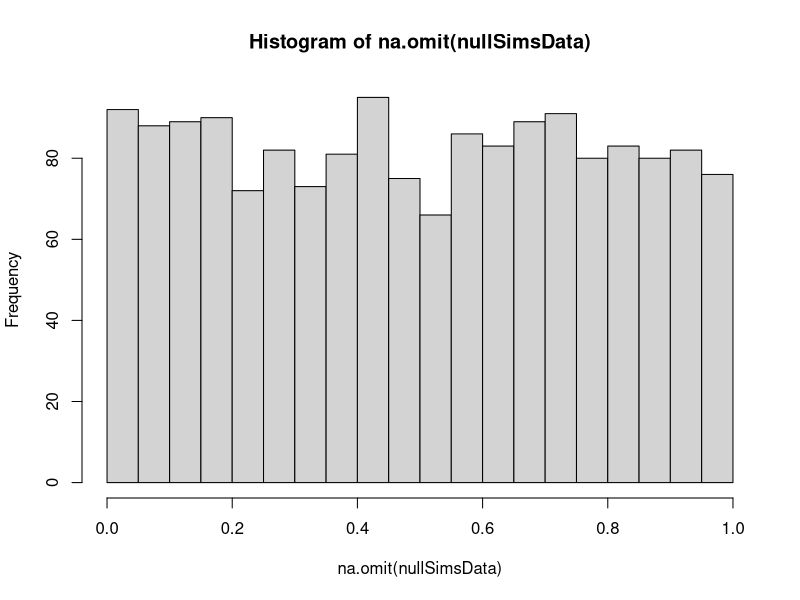

Here is the R script that generated this plot: (Note: a time limit stopped this script after it produced the figure.)
library(MASS)
set.seed(1236415)

cormat_alternative <- matrix(nrow = 11, byrow = T,
                          data = c(1, 0, 0, 0, 0, 0, 0, 0, 0, 0, 0,
                                   .5, 1, 0, 0, 0, 0, 0, 0, 0, 0, 0,
                                   .5, .5, 1, 0, 0, 0, 0, 0, 0, 0, 0,
                                   .5, .5, .5, 1, 0, 0, 0, 0, 0, 0, 0,
                                   .5, .5, .5, .5, 1, 0, 0, 0, 0, 0, 0,
                                   0, 0, 0, 0, 0, 1, 0, 0, 0, 0, 0,
                                   0, 0, 0, 0, 0, .5, 1, 0, 0, 0, 0,
                                   0, 0, 0, 0, 0, .5, .5, 1, 0, 0, 0,
                                   0, 0, 0, 0, 0, .5, .5, .5, 1, 0, 0,
                                   0, 0, 0, 0, 0, .5, .5, .5, .5, 1, 0,
                                   .3, .3, .3, .3, .3, 0, 0, 0, 0, 0, 1))
round(cor(mvrnorm(n = 100, mu = rep(0,11), Sigma = cormat_alternative, empirical = T)),2)

cormat_null <- cormat_alternative
cormat_null[11,1:10]<-0

runNullSim <- function(muvec = rep(0,11), SigmaMat){
    simMeanH0CorH0Data <- mvrnorm(n = 1e3, mu = muvec, Sigma = SigmaMat)
    braindata <- simMeanH0CorH0Data[, -11]
    behave <- simMeanH0CorH0Data[, 11]
    sigvoxels <- apply(braindata, 2, function(x) t.test(x)$p.value < .05)
    if(any(sigvoxels)) {
        if (sum(sigvoxels) == 1){
            meanROI <- braindata[,sigvoxels]
        } else {
            meanROI <- apply(braindata[,sigvoxels], 1, mean)
        }
        corp <- cor.test(meanROI, behave)$p.value
    } else {
        corp <- NA
    }
    return(corp)
}

nullSimsData <- replicate(5e3, runNullSim(muvec = rep(0, 11), SigmaMat = cormat_null))
sum(na.omit(nullSimsData) < .05 )/length(na.omit(nullSimsData))

hist(na.omit(nullSimsData),20)

sum(is.na(nullSimsData))/length(nullSimsData)

trueMeanSimsData <- replicate(5e3, runNullSim(muvec = c(rep(1, 5), rep(0, 6)), SigmaMat = cormat_null))
sum(na.omit(trueMeanSimsData) < .05 )/length(na.omit(trueMeanSimsData))

hist(na.omit(trueMeanSimsData),20)

sum(is.na(trueMeanSimsData))/length(trueMeanSimsData)

## ALT

altSimsData <- replicate(5e3, runNullSim(muvec = rep(0, 11), SigmaMat = cormat_alternative))
sum(na.omit(altSimsData) < .05 )/length(na.omit(altSimsData))

hist(na.omit(altSimsData),20)

sum(is.na(altSimsData))/length(altSimsData)

altTrueMeanSimsData <- replicate(5e3, runNullSim(muvec = c(rep(1, 5), rep(0, 6)), SigmaMat = cormat_alternative))
sum(na.omit(altTrueMeanSimsData) < .05 )/length(na.omit(altTrueMeanSimsData))

hist(na.omit(altTrueMeanSimsData),20)

sum(is.na(altTrueMeanSimsData))/length(altTrueMeanSimsData)
